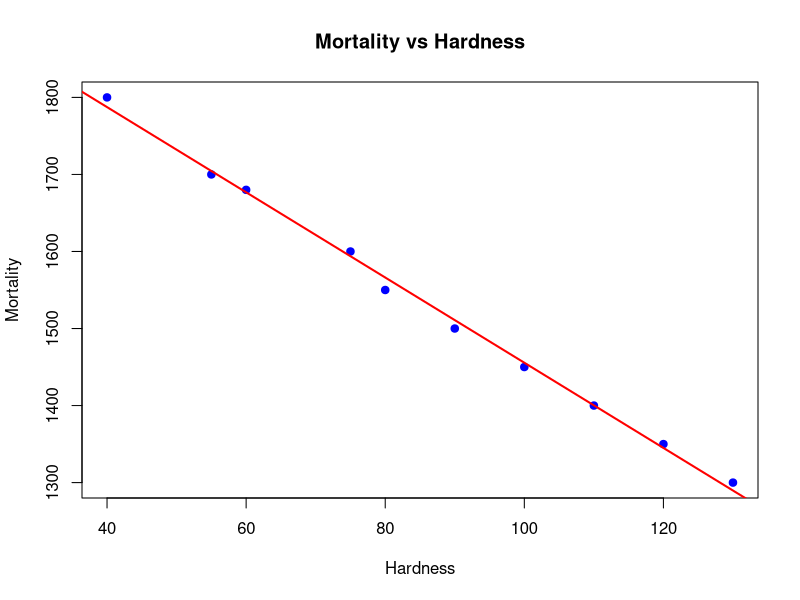

The R script that drew this image:
water <- data.frame(
  hardness = c(40, 55, 60, 75, 80, 90, 100, 110, 120, 130),
  mortality = c(1800, 1700, 1680, 1600, 1550, 1500, 1450, 1400, 1350, 1300)
)

print(water)

plot(water$hardness,
     water$mortality,
     main = "Mortality vs Hardness",
     xlab = "Hardness",
     ylab = "Mortality",
     pch = 19,
     col = "blue")

model <- lm(mortality ~ hardness, data = water)

abline(model, col = "red", lwd = 2)

summary(model)

predict(model, newdata = data.frame(hardness = 88))
